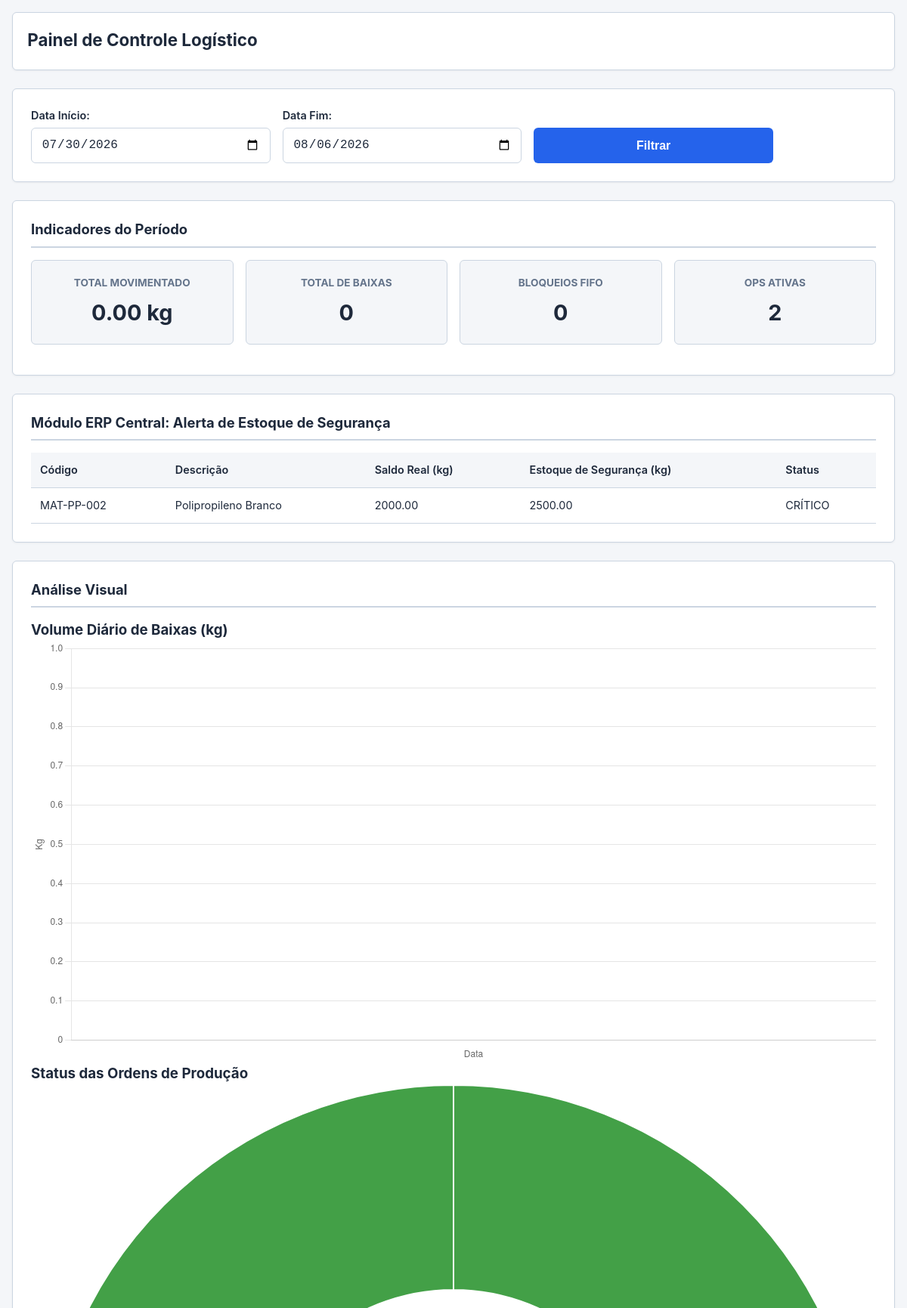
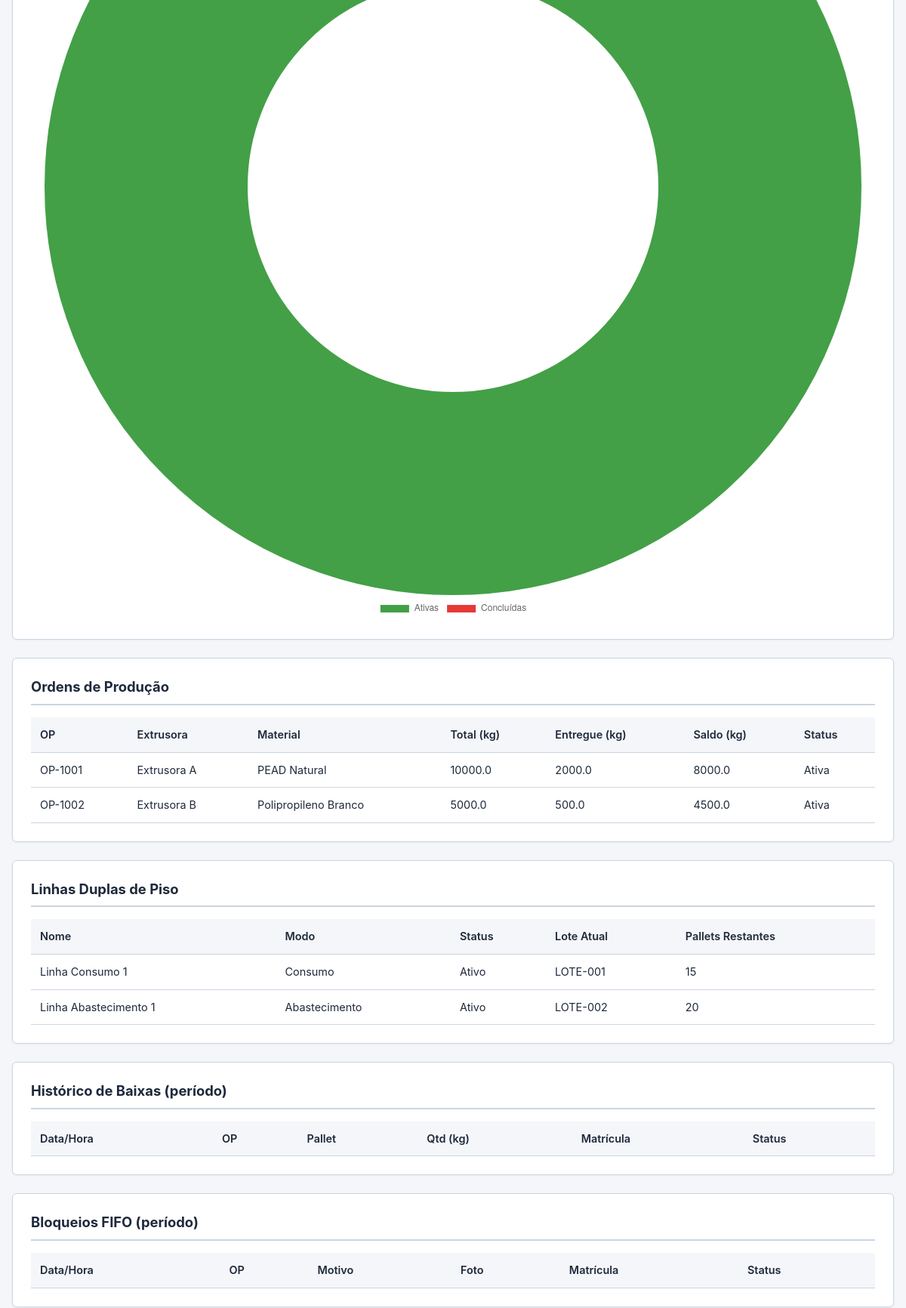
Page /lider (upper part) on the committed database (2 pictures, top to bottom).
### app.py (models this page shows)
class MaterialEstoque(db.Model):
    __tablename__ = 'material_estoque'
    id = db.Column(db.Integer, primary_key=True)
    codigo_material = db.Column(db.String(50), unique=True, nullable=False)
    descricao = db.Column(db.String(100))
    saldo_real_kg = db.Column(db.Float, nullable=False, default=0.0)
    estoque_seguranca_kg = db.Column(db.Float, nullable=False, default=0.0)

class OrdemProducao(db.Model):
    __tablename__ = 'ordem_producao'
    id = db.Column(db.Integer, primary_key=True)
    numero_op = db.Column(db.String(20), unique=True, nullable=False)
    extrusora = db.Column(db.String(50))
    codigo_material = db.Column(db.String(50))
    descricao_material = db.Column(db.String(100))
    qtd_total_kg = db.Column(db.Float, nullable=False)
    qtd_entregue_kg = db.Column(db.Float, default=0.0)
    saldo_devedor_kg = db.Column(db.Float, nullable=False)
    status = db.Column(db.String(20), default='Ativa')

class LinhaEstoque(db.Model):
    __tablename__ = 'linha_estoque'
    id = db.Column(db.Integer, primary_key=True)
    nome_linha = db.Column(db.String(50), nullable=False)
    modo = db.Column(db.String(20), nullable=False)  # 'Consumo' ou 'Abastecimento'
    status = db.Column(db.String(20), default='Ativo')
    lote_atual = db.Column(db.String(50))
    pallets_restantes = db.Column(db.Integer, default=0)

### app.py (the view)
@app.route('/lider', methods=['GET'])
def lider():
    hoje = date.today()
    data_fim_default = hoje.strftime('%Y-%m-%d')
    data_inicio_default = (hoje - timedelta(days=7)).strftime('%Y-%m-%d')
    data_inicio_str = request.args.get('data_inicio', data_inicio_default)
    data_fim_str = request.args.get('data_fim', data_fim_default)
    try:
        inicio = datetime.strptime(data_inicio_str, '%Y-%m-%d')
        fim = datetime.strptime(data_fim_str, '%Y-%m-%d') + timedelta(days=1)
    except ValueError:
        inicio = datetime.strptime(data_inicio_default, '%Y-%m-%d')
        fim = datetime.strptime(data_fim_default, '%Y-%m-%d') + timedelta(days=1)
        data_inicio_str = data_inicio_default
        data_fim_str = data_fim_default
    total_kg = db.session.query(func.sum(HistoricoBaixa.qtd_baixada_kg)) \
                .filter(HistoricoBaixa.data_hora >= inicio, HistoricoBaixa.data_hora < fim).scalar() or 0.0
    total_baixas = db.session.query(func.count(HistoricoBaixa.id)) \
                    .filter(HistoricoBaixa.data_hora >= inicio, HistoricoBaixa.data_hora < fim).scalar()
    total_bloqueios = db.session.query(func.count(BloqueioFifo.id)) \
                       .filter(BloqueioFifo.data_hora >= inicio, BloqueioFifo.data_hora < fim).scalar()
    total_ops_ativas = OrdemProducao.query.filter_by(status='Ativa').count()
    volume_por_dia = db.session.query(
        func.date(HistoricoBaixa.data_hora).label('dia'),
        func.sum(HistoricoBaixa.qtd_baixada_kg).label('total_kg')
    ).filter(
        HistoricoBaixa.data_hora >= inicio,
        HistoricoBaixa.data_hora < fim
    ).group_by('dia').order_by('dia').all()
    grafico_volume_labels = [str(dia) for dia, _ in volume_por_dia]
    grafico_volume_data = [float(total) for _, total in volume_por_dia]
    ops_ativas_graf = OrdemProducao.query.filter_by(status='Ativa').count()
    ops_concluidas = OrdemProducao.query.filter(OrdemProducao.status != 'Ativa').count()
    grafico_status_labels = ['Ativas', 'Concluídas']
    grafico_status_data = [ops_ativas_graf, ops_concluidas]
    materiais_criticos = MaterialEstoque.query.filter(
        MaterialEstoque.saldo_real_kg <= MaterialEstoque.estoque_seguranca_kg
    ).all()
    ops = OrdemProducao.query.all()
    linhas = LinhaEstoque.query.all()
    historicos = HistoricoBaixa.query \
        .filter(HistoricoBaixa.data_hora >= inicio, HistoricoBaixa.data_hora < fim) \
        .order_by(HistoricoBaixa.data_hora.desc()).all()
    bloqueios = BloqueioFifo.query \
        .filter(BloqueioFifo.data_hora >= inicio, BloqueioFifo.data_hora < fim) \
        .order_by(BloqueioFifo.data_hora.desc()).all()
    return render_template('lider.html',
                           data_inicio=data_inicio_str,
                           data_fim=data_fim_str,
                           total_kg=total_kg,
                           total_baixas=total_baixas,
                           total_bloqueios=total_bloqueios,
                           total_ops_ativas=total_ops_ativas,
                           grafico_volume_labels=grafico_volume_labels,
                           grafico_volume_data=grafico_volume_data,
                           grafico_status_labels=grafico_status_labels,
                           grafico_status_data=grafico_status_data,
                           materiais_criticos=materiais_criticos,
                           ops=ops,
                           linhas=linhas,
                           historicos=historicos,
                           bloqueios=bloqueios)

### templates/lider.html (shortened to what this page needs)
<!DOCTYPE html>
<html lang="pt-BR">
<head>
    <link rel="stylesheet" href="{{ url_for('static', filename='style.css') }}">
</head>
<body>
    <header>
        <h1>Painel de Controle Logístico</h1>
    </header>
    <main>
        <section id="filtro-periodo">
            <form method="get" action="{{ url_for('lider') }}" class="form-filtro">
                <div class="campo-data">
                    <label for="data_inicio">Data Início:</label>
                    <input type="date" id="data_inicio" name="data_inicio" value="{{ data_inicio }}">
                </div>
                <div class="campo-data">
                    <label for="data_fim">Data Fim:</label>
                    <input type="date" id="data_fim" name="data_fim" value="{{ data_fim }}">
                </div>
                <button type="submit">Filtrar</button>
            </form>
        </section>
        <section id="kpi-section">
            <h2>Indicadores do Período</h2>
            <div class="kpi-cards">
                <article class="kpi-card" id="kpi-kg">
                    <h3>Total Movimentado</h3>
                    <p class="kpi-value">{{ "%.2f"|format(total_kg) }} kg</p>
                </article>
                <article class="kpi-card" id="kpi-baixas">
                    <h3>Total de Baixas</h3>
                    <p class="kpi-value">{{ total_baixas }}</p>
                </article>
                <article class="kpi-card" id="kpi-bloqueios">
                    <h3>Bloqueios FIFO</h3>
                    <p class="kpi-value">{{ total_bloqueios }}</p>
                </article>
                <article class="kpi-card" id="kpi-ops">
                    <h3>OPs Ativas</h3>
                    <p class="kpi-value">{{ total_ops_ativas }}</p>
                </article>
            </div>
        </section>
        <section id="modulo-erp-central-seguranca">
            <h2>Módulo ERP Central: Alerta de Estoque de Segurança</h2>
            {% if materiais_criticos %}
            <table class="tabela-seguranca" id="tabela-seguranca">
                <thead>
                    <tr>
                        <th>Código</th>
                        <th>Descrição</th>
                        <th>Saldo Real (kg)</th>
                        <th>Estoque de Segurança (kg)</th>
                        <th>Status</th>
                    </tr>
                </thead>
                <tbody>
                    {% for mat in materiais_criticos %}
                    <tr>
                        <td>{{ mat.codigo_material }}</td>
                        <td>{{ mat.descricao }}</td>
                        <td>{{ "%.2f"|format(mat.saldo_real_kg) }}</td>
                        <td>{{ "%.2f"|format(mat.estoque_seguranca_kg) }}</td>
                        <td class="status-critico">CRÍTICO</td>
                    </tr>
                    {% endfor %}
                </tbody>
            </table>
            {% else %}
            <p>Nenhum material abaixo do estoque de segurança.</p>
            {% endif %}
        </section>
        <section id="graficos-section">
            <h2>Análise Visual</h2>
            <div class="graficos-container">
                <div class="grafico" id="grafico-volume">
                    <h3>Volume Diário de Baixas (kg)</h3>
                    <canvas id="graficoVolume"></canvas>
                </div>
                <div class="grafico" id="grafico-status">
                    <h3>Status das Ordens de Produção</h3>
                    <canvas id="graficoStatus"></canvas>
                </div>
            </div>
        </section>
        <section id="painel-ops">
            <h2>Ordens de Produção</h2>
            <table class="tabela-ops" id="tabela-ops">
                <thead><tr><th>OP</th><th>Extrusora</th><th>Material</th><th>Total (kg)</th><th>Entregue (kg)</th><th>Saldo (kg)</th><th>Status</th></tr></thead>
                <tbody>
                    {% for op in ops %}
                    <tr>
                        <td>{{ op.numero_op }}</td><td>{{ op.extrusora }}</td><td>{{ op.descricao_material }}</td>
                        <td>{{ op.qtd_total_kg }}</td><td>{{ op.qtd_entregue_kg }}</td><td>{{ op.saldo_devedor_kg }}</td><td>{{ op.status }}</td>
                    </tr>
                    {% endfor %}
                </tbody>
            </table>
        </section>
        <section id="painel-linhas">
            <h2>Linhas Duplas de Piso</h2>
            <table class="tabela-linhas" id="tabela-linhas">
                <thead><tr><th>Nome</th><th>Modo</th><th>Status</th><th>Lote Atual</th><th>Pallets Restantes</th></tr></thead>
                <tbody>
                    {% for linha in linhas %}
                    <tr>
                        <td>{{ linha.nome_linha }}</td><td>{{ linha.modo }}</td><td>{{ linha.status }}</td>
                        <td>{{ linha.lote_atual }}</td><td>{{ linha.pallets_restantes }}</td>
                    </tr>
                    {% endfor %}
                </tbody>
            </table>
        </section>
        <section id="painel-historico">
            <h2>Histórico de Baixas (período)</h2>
            <table class="tabela-historico" id="tabela-historico">
                <thead><tr><th>Data/Hora</th><th>OP</th><th>Pallet</th><th>Qtd (kg)</th><th>Matrícula</th><th>Status</th></tr></thead>
            </table>
        </section>
        <section id="painel-bloqueios">
            <h2>Bloqueios FIFO (período)</h2>
            <table class="tabela-bloqueios" id="tabela-bloqueios">
                <thead><tr><th>Data/Hora</th><th>OP</th><th>Motivo</th><th>Foto</th><th>Matrícula</th><th>Status</th></tr></thead>
            </table>
        </section>
    </main>
    <script>
        const volumeLabels = {{ grafico_volume_labels | tojson }};
        const volumeData = {{ grafico_volume_data | tojson }};
        const statusLabels = {{ grafico_status_labels | tojson }};
        const statusData = {{ grafico_status_data | tojson }};
        const ctxVolume = document.getElementById('graficoVolume').getContext('2d');
        new Chart(ctxVolume, { type: 'line', data: { labels: volumeLabels, datasets: [{ label: 'Kg movimentados', data: volumeData, borderColor: '#1E88E5', backgroundColor: 'rgba(30,136,229,0.1)', borderWidth: 2, tension: 0.2, fill: true }] }, options: { responsive: true, plugins: { legend: { display: false } }, scales: { y: { beginAtZero: true, title: { display: true, text: 'Kg' } }, x: { title: { display: true, text: 'Data' } } } } });
        const ctxStatus = document.getElementById('graficoStatus').getContext('2d');
        new Chart(ctxStatus, { type: 'doughnut', data: { labels: statusLabels, datasets: [{ data: statusData, backgroundColor: ['#43A047', '#E53935'], borderColor: '#ffffff', borderWidth: 2 }] }, options: { responsive: true, plugins: { legend: { position: 'bottom' } } } });
    </script>
</body>
</html>

### static/style.css (style rules this page uses)
:root { --bg-primary: #f4f6f9; --surface: #ffffff; --text-main: #1e293b; --text-muted: #64748b; --border-color: #cbd5e1; --primary: #2563eb; --primary-hover: #1d4ed8; --success: #16a34a; --danger: #dc2626; --warning: #d97706; --radius: 6px; --transition: all 0.2s ease; }
* { box-sizing: border-box; margin: 0; padding: 0; }
body { font-family: -apple-system, BlinkMacSystemFont, "Segoe UI", Roboto, Helvetica, Arial, sans-serif; background-color: var(--bg-primary); color: var(--text-main); line-height: 1.5; padding: 1rem; transition: background-color 0.3s, color 0.3s; }
header { background-color: var(--surface); border: 1px solid var(--border-color); color: var(--text-main); padding: 1.2rem; border-radius: var(--radius); margin-bottom: 1.5rem; box-shadow: 0 1px 3px rgba(0,0,0,0.05); }
header h1 { font-size: 1.4rem; margin-bottom: 0.2rem; }
main { max-width: 1200px; margin: 0 auto; }
section { background: var(--surface); border: 1px solid var(--border-color); border-radius: var(--radius); padding: 1.5rem; margin-bottom: 1.5rem; box-shadow: 0 1px 3px rgba(0,0,0,0.05); }
h2 { font-size: 1.15rem; color: var(--text-main); margin-bottom: 1rem; border-bottom: 2px solid var(--border-color); padding-bottom: 0.5rem; }
form { display: flex; flex-direction: column; gap: 1rem; }
.campo, .campo-data { display: flex; flex-direction: column; gap: 0.3rem; }
label { font-weight: 600; font-size: 0.9rem; color: var(--text-main); }
input, select, textarea { padding: 0.8rem; border: 1px solid var(--border-color); border-radius: var(--radius); font-size: 1rem; width: 100%; background-color: var(--surface); color: var(--text-main); transition: var(--transition); }
button[type="submit"], .btn-acao { background-color: var(--primary); color: #ffffff; border: none; padding: 0.9rem; border-radius: var(--radius); font-size: 1rem; font-weight: bold; cursor: pointer; transition: var(--transition); text-align: center; }
table { width: 100%; border-collapse: collapse; margin-top: 0.5rem; font-size: 0.9rem; }
th, td { padding: 0.75rem; text-align: left; border-bottom: 1px solid var(--border-color); color: var(--text-main); }
th { background-color: var(--bg-primary); font-weight: 600; }
.kpi-cards { display: grid; grid-template-columns: repeat(auto-fit, minmax(220px, 1fr)); gap: 1rem; margin-bottom: 1rem; }
.kpi-card { background: var(--bg-primary); border: 1px solid var(--border-color); border-radius: var(--radius); padding: 1.2rem; text-align: center; }
.kpi-card h3 { font-size: 0.85rem; color: var(--text-muted); text-transform: uppercase; margin-bottom: 0.5rem; }
.kpi-value { font-size: 1.8rem; font-weight: bold; color: var(--text-main); }
.form-filtro { display: grid; grid-template-columns: repeat(auto-fit, minmax(200px, 1fr)) 120px; gap: 1rem; align-items: flex-end; }

### rows in the picture
MaterialEstoque: codigo_material "MAT-PP-002", descricao "Polipropileno Branco", saldo_real_kg "2000.00", estoque_seguranca_kg "2500.00"
OrdemProducao: numero_op "OP-1001", extrusora "Extrusora A", descricao_material "PEAD Natural", qtd_total_kg "10000.0", qtd_entregue_kg "2000.0", saldo_devedor_kg "8000.0", status "Ativa"
OrdemProducao: numero_op "OP-1002", extrusora "Extrusora B", descricao_material "Polipropileno Branco", qtd_total_kg "5000.0", qtd_entregue_kg "500.0", saldo_devedor_kg "4500.0", status "Ativa"
LinhaEstoque: nome_linha "Linha Consumo 1", modo "Consumo", status "Ativo", lote_atual "LOTE-001", pallets_restantes "15"
LinhaEstoque: nome_linha "Linha Abastecimento 1", modo "Abastecimento", status "Ativo", lote_atual "LOTE-002", pallets_restantes "20"

### other values in the picture
{{ "%.2f"|format(total_kg) }} "0.00"
{{ total_baixas }} "0"
{{ total_bloqueios }} "0"
{{ total_ops_ativas }} "2"
chart data {{ grafico_status_data | tojson }} [2, 0]
